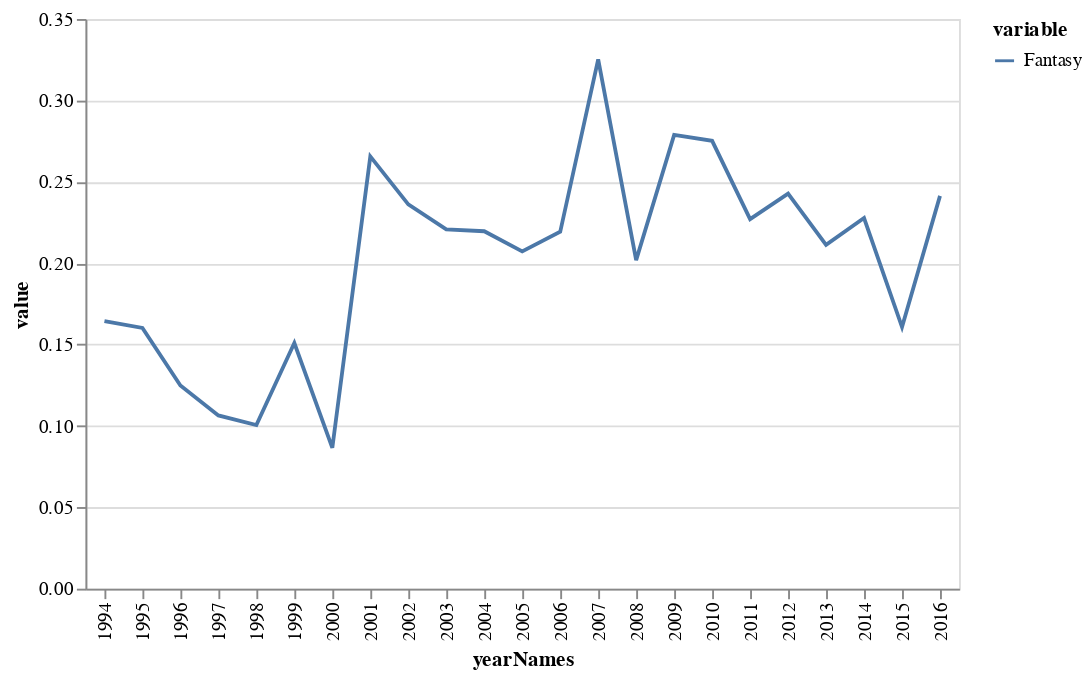

Notebook code cell kept with this figure:
### Code cell
oscarDifferenceMeans = pd.DataFrame(oscarDifferences.mean().to_dict(),index=[1])
overRep = []
middle = []
underRep = []
for col in oscarDifferenceMeans:
    if oscarDifferenceMeans[col][1] > 5:
        overRep.append(col)
    elif oscarDifferenceMeans[col][1] < -5:
        underRep.append(col)
    else:
        middle.append(col)

print(overRep)
middle.append("yearNames")
underRep.append("yearNames")
oscarDifferenceMeans
oscarsOver = oscarDifferences[overRep]
oscarsUnder = oscarDifferences[underRep]
oscarsMiddle = oscarDifferences[middle]
oscarsOverMelted = oscarsOver.melt(id_vars = ["yearNames"])
oscarsUnderMelted = oscarsUnder.melt(id_vars = ["yearNames"])
oscarsMiddleMelted = oscarsMiddle.melt(id_vars = ["yearNames"])
altair.Chart(oscarsMiddleMelted).mark_line().encode(
  x='yearNames:O',
  y='value:Q',
  color='variable'
)
oscarRatios["yearNames"] = oscarRatios.index
yearsRatios1["yearNames"] = yearsRatios1.index
oscarRatiosMelted = oscarRatios.melt(id_vars = ["yearNames"])
genreRatiosMelted = yearsRatios1.melt(id_vars = ["yearNames"])
altair.Chart(oscarDifferencesMelted[oscarDifferencesMelted["variable"] == "Fantasy"]).mark_line().encode(
   x ='yearNames:O',
   y='value:Q',
   color="variable"
)
altair.Chart(oscarRatiosMelted[oscarRatiosMelted["variable"] == "Fantasy"]).mark_line().encode(
    x='yearNames:O',
    y='value:Q',
    color="variable"
)
altair.Chart(genreRatiosMelted[genreRatiosMelted["variable"] == "Fantasy"]).mark_line().encode(
     x='yearNames:O',
     y='value:Q',
     color="variable"
 )

### Figure 1 — Vega-Lite specification as saved in the notebook (floating-point values rounded to 4 significant figures)
{"config": {"view": {"continuousWidth": 400, "continuousHeight": 300}}, "data": {"name": "data-cff2b478eaf8c6b609edeefbdc678b67"}, "mark": "line", "encoding": {"color": {"type": "nominal", "field": "variable"}, "x": {"type": "ordinal", "field": "yearNames"}, "y": {"type": "quantitative", "field": "value"}}, "$schema": "https://vega.github.io/schema/vega-lite/v4.8.1.json", "datasets": {"data-cff2b478eaf8c6b609edeefbdc678b67": [{"yearNames": 1994, "variable": "Fantasy", "value": 0.1644}, {"yearNames": 1995, "variable": "Fantasy", "value": 0.1602}, {"yearNames": 1996, "variable": "Fantasy", "value": 0.1248}, {"yearNames": 1997, "variable": "Fantasy", "value": 0.1064}, {"yearNames": 1998, "variable": "Fantasy", "value": 0.1005}, {"yearNames": 1999, "variable": "Fantasy", "value": 0.1509}, {"yearNames": 2000, "variable": "Fantasy", "value": 0.08654}, {"yearNames": 2001, "variable": "Fantasy", "value": 0.2656}, {"yearNames": 2002, "variable": "Fantasy", "value": 0.2361}, {"yearNames": 2003, "variable": "Fantasy", "value": 0.2208}, {"yearNames": 2004, "variable": "Fantasy", "value": 0.2196}, {"yearNames": 2005, "variable": "Fantasy", "value": 0.2072}, {"yearNames": 2006, "variable": "Fantasy", "value": 0.2193}, {"yearNames": 2007, "variable": "Fantasy", "value": 0.3251}, {"yearNames": 2008, "variable": "Fantasy", "value": 0.2019}, {"yearNames": 2009, "variable": "Fantasy", "value": 0.2788}, {"yearNames": 2010, "variable": "Fantasy", "value": 0.2751}, {"yearNames": 2011, "variable": "Fantasy", "value": 0.227}, {"yearNames": 2012, "variable": "Fantasy", "value": 0.2427}, {"yearNames": 2013, "variable": "Fantasy", "value": 0.2113}, {"yearNames": 2014, "variable": "Fantasy", "value": 0.2277}, {"yearNames": 2015, "variable": "Fantasy", "value": 0.1608}, {"yearNames": 2016, "variable": "Fantasy", "value": 0.2413}]}}
